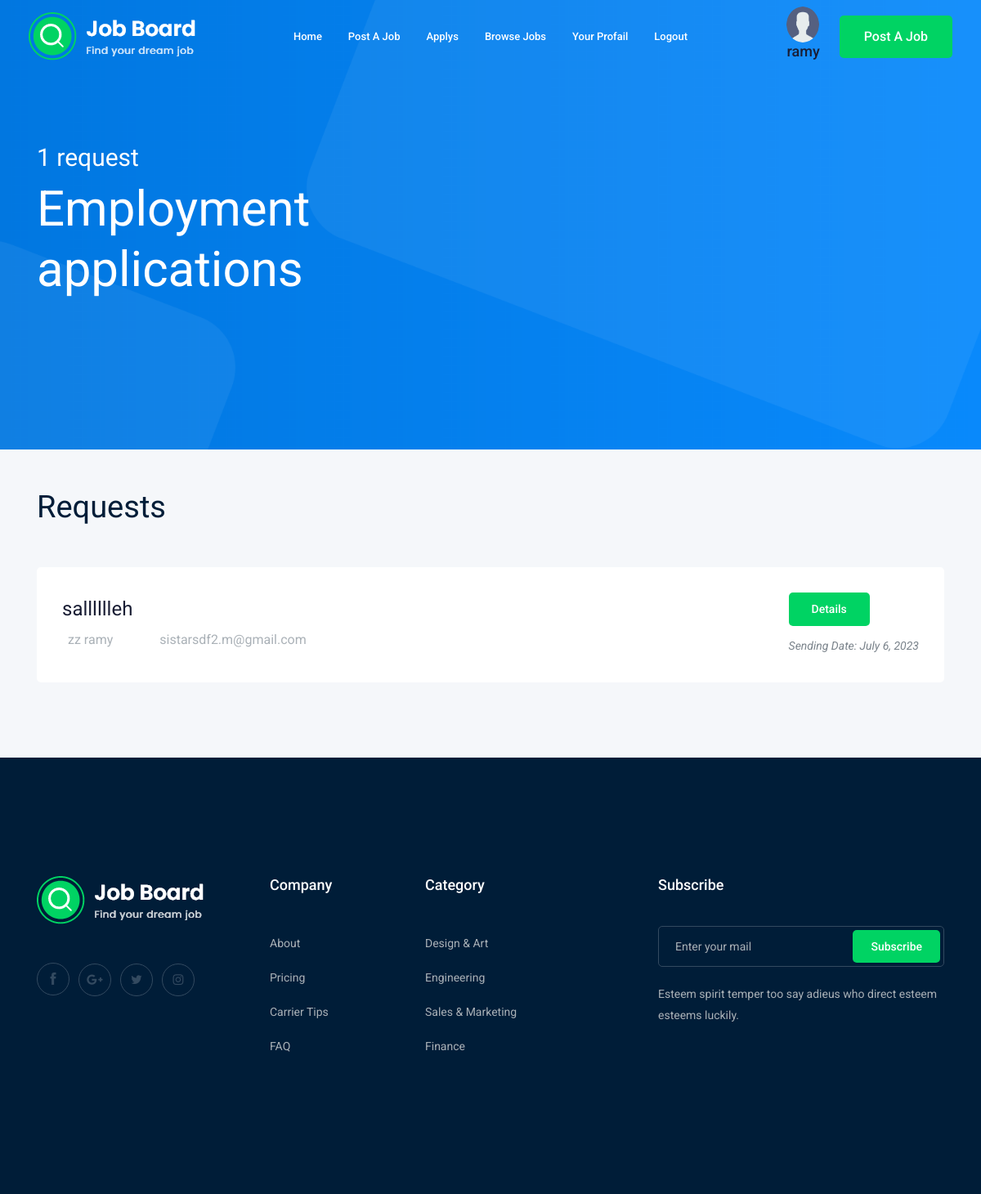
The app's page /contact/applys/ (signed in) with its own data.
### job/models.py (models this page shows, shortened)
class Apply (models.Model):
    owner=models.ForeignKey(User, related_name='apply_owner', on_delete=models.CASCADE)
    owner_job=models.ForeignKey(User, related_name='owner_job', on_delete=models.CASCADE)
    job=models.ForeignKey(Job,on_delete=models.CASCADE)
    name=models.CharField(max_length=30)
    email=models.EmailField(max_length=50)
    website=models.URLField(null=True,blank=True)
    cv=models.FileField(upload_to='apply/')
    cover_letter=models.TextField(max_length=500,null=True,blank=True)
    criated_at=models.DateField(auto_now=True)
    slug=models.SlugField(null=True,blank=True)

class Job (models.Model):
    owner=models.ForeignKey(User, related_name='job_owner', on_delete=models.CASCADE)
    title=models.CharField(max_length=50)
    city = models.CharField(max_length=50)
    Country= models.CharField(max_length=50)
    jop_type=models.CharField(max_length=20,choices=JOB_TYPE)
    description=models.TextField(max_length=1000,default='')
    Published_at=models.DateField(auto_now=True)
    Vacancy=models.IntegerField(max_length=500,default=1)
    Salary=models.IntegerField(default=0)
    experience=models.IntegerField(default=1)
    category=models.ForeignKey('Category',on_delete=models.CASCADE)
    slug=models.SlugField(null=True,blank=True)
    def __str__(self) -> str:
            return self.title

### contact/views.py (the view)
# urls.py: path('applys/', views.applys,name='applys'),
@login_required
def applys (request):
    applys=Apply.objects.filter(owner_job = request.user)
    return render (request,'contact/applys.html',{'applys':applys})

### contact/templates/contact/applys.html (shortened to what this page needs)
{% extends 'base.html' %}
{% block body %}
<div class="slider_area">
    <div class="single_slider  d-flex align-items-center slider_bg_1">
        <div class="container">
            <div class="row align-items-center">
                <div class="col-lg-7 col-md-6">
                    <div class="slider_text">
                        <h5 class="wow fadeInLeft" data-wow-duration="1s" data-wow-delay=".2s">{{applys.count}} request
                        </h5>
                        <h3 class="wow fadeInLeft" data-wow-duration="1s" data-wow-delay=".3s">Employment applications
                        </h3>
                    </div>
                </div>
            </div>
        </div>
    </div>
    <div class="job_listing_area">
        <div class="container">
            <div class="row align-items-center">
                <div class="col-lg-6">
                    <div class="section_title">
                        <br>
                        <br>
                        <h3>Requests</h3>
                    </div>
                </div>
            </div>
            {% if applys.count == 0 %}
            <br>
            <h3>There are no requests to display</h3>
            {% else %}
            <div class="job_lists">
                {% for apply in applys %}
                <div class="row">
                    <div class="col-lg-12 col-md-12">
                        <div class="single_jobs white-bg d-flex justify-content-between">
                            <div class="jobs_left d-flex align-items-center">
                                <div class="jobs_conetent">
                                    <a href="{% url 'applys/details' apply.slug %}">
                                        <h4>{{apply.name}}</h4>
                                    </a>
                                    <div class="links_locat d-flex align-items-center">
                                        <div class="location">
                                            <p>  {{apply.job}}</p>
                                        </div>
                                        <div class="location">
                                            <p>  {{apply.email}}</p>
                                        </div>
                                    </div>
                                </div>
                            </div>
                            <div class="jobs_right">
                                <div class="apply_now">
                                    <a href="{% url 'applys/details' apply.slug %}" class="boxed-btn3">Details</a>
                                </div>
                                <div class="date">
                                    <p>Sending Date: {{apply.criated_at}}</p>
                                </div>
                            </div>
                        </div>
                    </div>
                </div>
                {% endfor %}
                {% endif %}
            </div>
        </div>
    </div>
</div>
{% endblock body %}

### templates/base.html (shortened to what this page needs)
{% load static %}
<!doctype html>
<html class="no-js" lang="zxx">
<head>
    <link rel="stylesheet" href="{% static 'css/bootstrap.min.css' %}">
    <link rel="stylesheet" href="{% static 'css/owl.carousel.min.css' %}">
    <link rel="stylesheet" href="{% static 'css/magnific-popup.css' %}">
    <link rel="stylesheet" href="{% static 'css/font-awesome.min.css' %}">
    <link rel="stylesheet" href="{% static 'css/themify-icons.css' %}">
    <link rel="stylesheet" href="{% static 'css/nice-select.css' %}">
    <link rel="stylesheet" href="{% static 'css/flaticon.css' %}">
    <link rel="stylesheet" href="{% static 'css/jquery-ui.css' %}">
    <link rel="stylesheet" href="{% static 'css/gijgo.css' %}">
    <link rel="stylesheet" href="{% static 'css/animate.min.css' %}">
    <link rel="stylesheet" href="{% static 'css/slicknav.css' %}">
    <link rel="stylesheet" href="{% static 'css/style.css' %}">
</head>
<body>
    <header>
        <div class="header-area ">
            <div id="sticky-header" class="main-header-area">
                <div class="container-fluid ">
                    <div class="header_bottom_border">
                        <div class="row align-items-center">
                            <div class="col-xl-3 col-lg-2">
                                <div class="logo">
                                    <a href="index.html">
                                        <img src="img/logo.png" alt="">
                                    </a>
                                </div>
                            </div>
                            <div class="col-xl-6 col-lg-7">
                                <div class="main-menu  d-none d-lg-block">
                                    <nav>
                                        <ul id="navigation">
                                            <li><a href="/">home</a></li>
                                            <li><a href="{% url 'add_job' %}"> Post A Job</a></li>
                                            <li><a href="{% url 'applys' %}"> applys</a></li>
                                            <li><a href={% url 'job_list' %}>Browse Jobs</a></li>
                                            {% if request.user.is_authenticated %}
                                            <li><a href={% url 'profile' %}>Your Profail</a></li>
                                            <li><a href={% url 'logout' %}>logout</a></li>
                                            {% else %}
                                            <li><a href={% url 'contact' %}>contact with me</a></li>
                                            <li><a href={% url 'login' %}>login</a></li>
                                            {% endif %}
                                        </ul>
                                    </nav>
                                </div>
                            </div>
                            {% if request.user.is_authenticated %}
                            <div class="col-xl-3 col-lg-3 d-none d-lg-block">
                                <div class="Appointment">
                                    <div class="phone_num d-none d-xl-block">
                                        <div class="phone_num d-none d-xl-block">
                                            {% if user.profile.imag %}
                                            <a href="{% url 'profile' %}">
                                                <img src="{{user.profile.imag.url}}" class="rounded-circle" width="40px"
                                                    height="44">
                                            </a>
                                            {% else %}
                                            <a href="{% url 'profile' %}">
                                                <img src="{% static 'img/z55.png' %}" class="rounded-circle"
                                                    width="40px" height="44">
                                            </a>
                                            {% endif %}
                                            <a href={% url 'profile' %}>
                                                <h4>{{user}}</h4>
                                        </div>
                                    </div>
                                    {% endif %}
                                    <div class="d-none d-lg-block">
                                        <a class="boxed-btn3" href="{% url 'add_job' %}">Post a Job</a>
                                    </div>
                                </div>
                            </div>
                            <div class="col-12">
                            </div>
                        </div>
                    </div>
                </div>
            </div>
    </header>
    {% block body %}
    {% endblock body %}
    <footer class="footer">
        <div class="footer_top">
            <div class="container">
                <div class="row">
                    <div class="col-xl-3 col-md-6 col-lg-3">
                        <div class="footer_widget wow fadeInUp" data-wow-duration="1s" data-wow-delay=".3s">
                            <div class="footer_logo">
                                <a href="#">
                                    <img src="img/logo.png" alt="">
                                </a>
                            </div>
                            <div class="socail_links">
                                <ul>
                                    <li>
                                        <a href="#">
                                            <i class="ti-facebook"></i>
                                        </a>
                                    </li>
                                    <li>
                                        <a href="#">
                                            <i class="fa fa-google-plus"></i>
                                        </a>
                                    </li>
                                    <li>
                                        <a href="#">
                                            <i class="fa fa-twitter"></i>
                                        </a>
                                    </li>
                                    <li>
                                        <a href="#">
                                            <i class="fa fa-instagram"></i>
                                        </a>
                                    </li>
                                </ul>
                            </div>
                        </div>
                    </div>
                    <div class="col-xl-2 col-md-6 col-lg-2">
                        <div class="footer_widget wow fadeInUp" data-wow-duration="1.1s" data-wow-delay=".4s">
                            <h3 class="footer_title">
                                Company
                            </h3>
                            <ul>
                                <li><a href="#">About </a></li>
                                <li><a href="#"> Pricing</a></li>
                                <li><a href="#">Carrier Tips</a></li>
                                <li><a href="#">FAQ</a></li>
                            </ul>
                        </div>
                    </div>
                    <div class="col-xl-3 col-md-6 col-lg-3">
                        <div class="footer_widget wow fadeInUp" data-wow-duration="1.2s" data-wow-delay=".5s">
                            <h3 class="footer_title">
                                Category
                            </h3>
                            <ul>
                                <li><a href="#">Design & Art</a></li>
                                <li><a href="#">Engineering</a></li>
                                <li><a href="#">Sales & Marketing</a></li>
                                <li><a href="#">Finance</a></li>
                            </ul>
                        </div>
                    </div>
                    <div class="col-xl-4 col-md-6 col-lg-4">
                        <div class="footer_widget wow fadeInUp" data-wow-duration="1.3s" data-wow-delay=".6s">
                            <h3 class="footer_title">
                                Subscribe
                            </h3>
                            <form action="#" class="newsletter_form">
                                <input type="text" placeholder="Enter your mail">
                                <button type="submit">Subscribe</button>
                            </form>
                            <p class="newsletter_text">Esteem spirit temper too say adieus who direct esteem esteems
                                luckily.</p>
                        </div>
                    </div>
                </div>
            </div>
        </div>
        <div class="copy-right_text wow fadeInUp" data-wow-duration="1.4s" data-wow-delay=".3s">
            <div class="container">
                <div class="row">
                    <div class="col-xl-12">
                    </div>
                </div>
            </div>
        </div>
    </footer>
</body>
</html>

### records on screen
Apply: name "salllllleh", job "zz ramy", email "sistarsdf2.m@gmail.com", criated_at "July 6, 2023"

### other values on screen
{{ user }} "ramy"
{{ applys.count }} "1"
